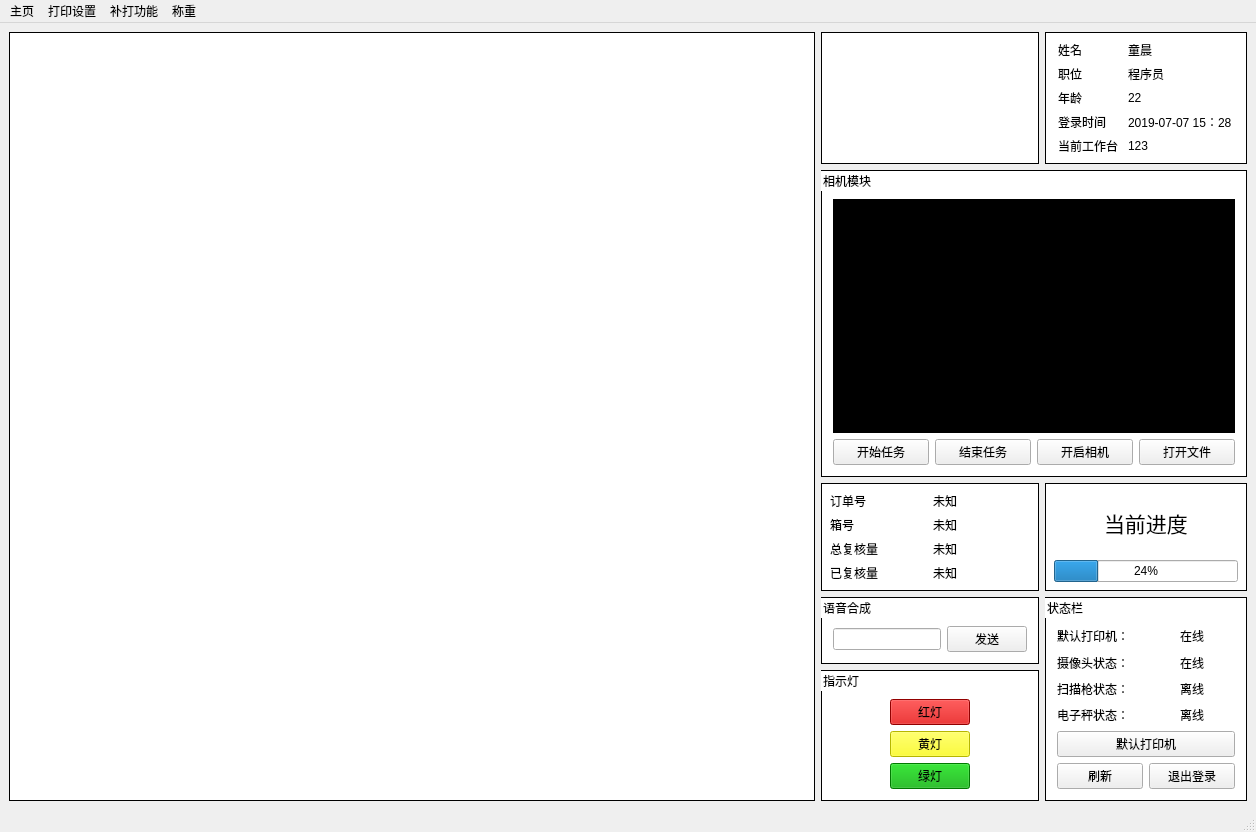
<?xml version="1.0" encoding="UTF-8"?>
<ui version="4.0">
 <class>MainWindow</class>
 <widget class="QMainWindow" name="MainWindow">
  <property name="geometry">
   <rect>
    <x>0</x>
    <y>0</y>
    <width>1256</width>
    <height>832</height>
   </rect>
  </property>
  <property name="windowTitle">
   <string>MainWindow</string>
  </property>
  <property name="styleSheet">
   <string notr="true">#work{
background:#fff;
border:1px solid #000;
}
#material{
background:#fff;
border:1px solid #000;
font:transparent
}
#process{
background:#fff;
border:1px solid #000;
font:transparent
}
#photo{
background:#fff;
border:1px solid #000;
}
#info{
background:#fff;
border:1px solid #000;
}
#video{
background:#000;
border:1px solid #000;
}
#videoWindow{
background:#fff;
border:1px solid #000;
}
#browserWindow{
background:#fff;
border:1px solid #000;
}
#orderInfo{
background:#fff;
border:1px solid #000;
}
#printer{
background:#fff;
border:1px solid #000;
}
#voice{
background:#fff;
border:1px solid #000;
}
#lights{
background:#fff;
border:1px solid #000;
}
#status{
background:#fff;
border:1px solid #000;
}
#redlight{
background:#cc0000;
}
#yellowlight{
background:#ffff00;
}
#greenlight{
background:#00AA00;
}
#stuffPhoto{
background:url(:/images/ivan1.jpg) no-repeat center center;
}
</string>
  </property>
  <widget class="QWidget" name="centralwidget">
   <layout class="QGridLayout" name="gridLayout">
    <item row="1" column="6" rowspan="3" colspan="2">
     <widget class="QGroupBox" name="videoWindow">
      <property name="sizePolicy">
       <sizepolicy hsizetype="Preferred" vsizetype="Preferred">
        <horstretch>0</horstretch>
        <verstretch>0</verstretch>
       </sizepolicy>
      </property>
      <property name="title">
       <string>相机模块</string>
      </property>
      <layout class="QGridLayout" name="gridLayout_3">
       <item row="1" column="3">
        <widget class="QPushButton" name="open">
         <property name="text">
          <string>打开文件</string>
         </property>
        </widget>
       </item>
       <item row="1" column="2">
        <widget class="QPushButton" name="live">
         <property name="text">
          <string>开启相机</string>
         </property>
        </widget>
       </item>
       <item row="1" column="0">
        <widget class="QPushButton" name="startM">
         <property name="text">
          <string>开始任务</string>
         </property>
        </widget>
       </item>
       <item row="1" column="1">
        <widget class="QPushButton" name="endM">
         <property name="text">
          <string>结束任务</string>
         </property>
        </widget>
       </item>
       <item row="0" column="0" colspan="4">
        <widget class="QLabel" name="video">
         <property name="sizePolicy">
          <sizepolicy hsizetype="Minimum" vsizetype="Minimum">
           <horstretch>0</horstretch>
           <verstretch>0</verstretch>
          </sizepolicy>
         </property>
         <property name="text">
          <string/>
         </property>
        </widget>
       </item>
      </layout>
     </widget>
    </item>
    <item row="6" column="6">
     <widget class="QGroupBox" name="lights">
      <property name="sizePolicy">
       <sizepolicy hsizetype="Preferred" vsizetype="Preferred">
        <horstretch>0</horstretch>
        <verstretch>0</verstretch>
       </sizepolicy>
      </property>
      <property name="title">
       <string>指示灯</string>
      </property>
      <layout class="QVBoxLayout" name="verticalLayout">
       <item alignment="Qt::AlignHCenter">
        <widget class="QPushButton" name="redlight">
         <property name="sizePolicy">
          <sizepolicy hsizetype="Preferred" vsizetype="Preferred">
           <horstretch>0</horstretch>
           <verstretch>0</verstretch>
          </sizepolicy>
         </property>
         <property name="text">
          <string>红灯</string>
         </property>
         <property name="checkable">
          <bool>true</bool>
         </property>
        </widget>
       </item>
       <item alignment="Qt::AlignHCenter">
        <widget class="QPushButton" name="yellowlight">
         <property name="sizePolicy">
          <sizepolicy hsizetype="Preferred" vsizetype="Preferred">
           <horstretch>0</horstretch>
           <verstretch>0</verstretch>
          </sizepolicy>
         </property>
         <property name="text">
          <string>黄灯</string>
         </property>
         <property name="checkable">
          <bool>true</bool>
         </property>
        </widget>
       </item>
       <item alignment="Qt::AlignHCenter">
        <widget class="QPushButton" name="greenlight">
         <property name="sizePolicy">
          <sizepolicy hsizetype="Preferred" vsizetype="Preferred">
           <horstretch>0</horstretch>
           <verstretch>0</verstretch>
          </sizepolicy>
         </property>
         <property name="text">
          <string>绿灯</string>
         </property>
         <property name="checkable">
          <bool>true</bool>
         </property>
        </widget>
       </item>
      </layout>
     </widget>
    </item>
    <item row="5" column="6">
     <widget class="QGroupBox" name="voice">
      <property name="sizePolicy">
       <sizepolicy hsizetype="Fixed" vsizetype="Fixed">
        <horstretch>0</horstretch>
        <verstretch>0</verstretch>
       </sizepolicy>
      </property>
      <property name="title">
       <string>语音合成</string>
      </property>
      <layout class="QGridLayout" name="gridLayout_8">
       <item row="0" column="0">
        <widget class="QLineEdit" name="input">
         <property name="sizePolicy">
          <sizepolicy hsizetype="Fixed" vsizetype="Fixed">
           <horstretch>0</horstretch>
           <verstretch>0</verstretch>
          </sizepolicy>
         </property>
        </widget>
       </item>
       <item row="0" column="1">
        <widget class="QPushButton" name="send">
         <property name="sizePolicy">
          <sizepolicy hsizetype="Fixed" vsizetype="Fixed">
           <horstretch>0</horstretch>
           <verstretch>0</verstretch>
          </sizepolicy>
         </property>
         <property name="text">
          <string>发送</string>
         </property>
        </widget>
       </item>
      </layout>
     </widget>
    </item>
    <item row="5" column="7" rowspan="2">
     <widget class="QGroupBox" name="status">
      <property name="sizePolicy">
       <sizepolicy hsizetype="Preferred" vsizetype="Preferred">
        <horstretch>0</horstretch>
        <verstretch>0</verstretch>
       </sizepolicy>
      </property>
      <property name="styleSheet">
       <string notr="true"/>
      </property>
      <property name="title">
       <string>状态栏</string>
      </property>
      <layout class="QGridLayout" name="gridLayout_2">
       <item row="2" column="0">
        <widget class="QLabel" name="cameraLabel">
         <property name="text">
          <string>摄像头状态：</string>
         </property>
        </widget>
       </item>
       <item row="1" column="0">
        <widget class="QLabel" name="printerLabel">
         <property name="text">
          <string>默认打印机：</string>
         </property>
        </widget>
       </item>
       <item row="3" column="0">
        <widget class="QLabel" name="gunLabel">
         <property name="text">
          <string>扫描枪状态：</string>
         </property>
        </widget>
       </item>
       <item row="4" column="0">
        <widget class="QLabel" name="scaleLabel">
         <property name="text">
          <string>电子秤状态：</string>
         </property>
        </widget>
       </item>
       <item row="6" column="0">
        <widget class="QPushButton" name="refresh">
         <property name="sizePolicy">
          <sizepolicy hsizetype="Preferred" vsizetype="Preferred">
           <horstretch>0</horstretch>
           <verstretch>0</verstretch>
          </sizepolicy>
         </property>
         <property name="text">
          <string>刷新</string>
         </property>
        </widget>
       </item>
       <item row="6" column="1">
        <widget class="QPushButton" name="logout">
         <property name="sizePolicy">
          <sizepolicy hsizetype="Preferred" vsizetype="Preferred">
           <horstretch>0</horstretch>
           <verstretch>0</verstretch>
          </sizepolicy>
         </property>
         <property name="text">
          <string>退出登录</string>
         </property>
        </widget>
       </item>
       <item row="5" column="0" colspan="2">
        <widget class="QPushButton" name="printerChange">
         <property name="text">
          <string>默认打印机</string>
         </property>
        </widget>
       </item>
       <item row="4" column="1" alignment="Qt::AlignHCenter">
        <widget class="QLabel" name="scaleStatus">
         <property name="sizePolicy">
          <sizepolicy hsizetype="Preferred" vsizetype="Preferred">
           <horstretch>0</horstretch>
           <verstretch>0</verstretch>
          </sizepolicy>
         </property>
         <property name="text">
          <string>离线</string>
         </property>
        </widget>
       </item>
       <item row="3" column="1" alignment="Qt::AlignHCenter">
        <widget class="QLabel" name="gunStatus">
         <property name="sizePolicy">
          <sizepolicy hsizetype="Preferred" vsizetype="Preferred">
           <horstretch>0</horstretch>
           <verstretch>0</verstretch>
          </sizepolicy>
         </property>
         <property name="text">
          <string>离线</string>
         </property>
        </widget>
       </item>
       <item row="2" column="1" alignment="Qt::AlignHCenter">
        <widget class="QLabel" name="cameraStatus">
         <property name="sizePolicy">
          <sizepolicy hsizetype="Preferred" vsizetype="Preferred">
           <horstretch>0</horstretch>
           <verstretch>0</verstretch>
          </sizepolicy>
         </property>
         <property name="text">
          <string>在线</string>
         </property>
        </widget>
       </item>
       <item row="1" column="1" alignment="Qt::AlignHCenter|Qt::AlignVCenter">
        <widget class="QLabel" name="printerStatus">
         <property name="sizePolicy">
          <sizepolicy hsizetype="Preferred" vsizetype="Preferred">
           <horstretch>0</horstretch>
           <verstretch>0</verstretch>
          </sizepolicy>
         </property>
         <property name="text">
          <string>在线</string>
         </property>
        </widget>
       </item>
      </layout>
     </widget>
    </item>
    <item row="0" column="1" rowspan="7" colspan="4">
     <widget class="QWidget" name="browserWindow" native="true"/>
    </item>
    <item row="0" column="7">
     <widget class="QWidget" name="info" native="true">
      <property name="sizePolicy">
       <sizepolicy hsizetype="Minimum" vsizetype="Fixed">
        <horstretch>0</horstretch>
        <verstretch>0</verstretch>
       </sizepolicy>
      </property>
      <layout class="QGridLayout" name="gridLayout_5">
       <item row="4" column="1">
        <widget class="QLabel" name="table">
         <property name="sizePolicy">
          <sizepolicy hsizetype="Fixed" vsizetype="Fixed">
           <horstretch>0</horstretch>
           <verstretch>0</verstretch>
          </sizepolicy>
         </property>
         <property name="text">
          <string>123</string>
         </property>
        </widget>
       </item>
       <item row="4" column="0">
        <widget class="QLabel" name="tableLabel">
         <property name="sizePolicy">
          <sizepolicy hsizetype="Fixed" vsizetype="Fixed">
           <horstretch>0</horstretch>
           <verstretch>0</verstretch>
          </sizepolicy>
         </property>
         <property name="text">
          <string>当前工作台</string>
         </property>
        </widget>
       </item>
       <item row="1" column="0">
        <widget class="QLabel" name="jobLabel">
         <property name="sizePolicy">
          <sizepolicy hsizetype="Fixed" vsizetype="Fixed">
           <horstretch>0</horstretch>
           <verstretch>0</verstretch>
          </sizepolicy>
         </property>
         <property name="text">
          <string>职位</string>
         </property>
        </widget>
       </item>
       <item row="3" column="1">
        <widget class="QLabel" name="loginTime">
         <property name="sizePolicy">
          <sizepolicy hsizetype="Fixed" vsizetype="Fixed">
           <horstretch>0</horstretch>
           <verstretch>0</verstretch>
          </sizepolicy>
         </property>
         <property name="text">
          <string>2019-07-07 15：28</string>
         </property>
        </widget>
       </item>
       <item row="1" column="1">
        <widget class="QLabel" name="job">
         <property name="sizePolicy">
          <sizepolicy hsizetype="Fixed" vsizetype="Fixed">
           <horstretch>0</horstretch>
           <verstretch>0</verstretch>
          </sizepolicy>
         </property>
         <property name="text">
          <string>程序员</string>
         </property>
        </widget>
       </item>
       <item row="3" column="0">
        <widget class="QLabel" name="timeLabel">
         <property name="sizePolicy">
          <sizepolicy hsizetype="Fixed" vsizetype="Fixed">
           <horstretch>0</horstretch>
           <verstretch>0</verstretch>
          </sizepolicy>
         </property>
         <property name="text">
          <string>登录时间</string>
         </property>
        </widget>
       </item>
       <item row="0" column="1">
        <widget class="QLabel" name="name">
         <property name="sizePolicy">
          <sizepolicy hsizetype="Fixed" vsizetype="Fixed">
           <horstretch>0</horstretch>
           <verstretch>0</verstretch>
          </sizepolicy>
         </property>
         <property name="text">
          <string>童晨</string>
         </property>
        </widget>
       </item>
       <item row="0" column="0">
        <widget class="QLabel" name="nameLabel">
         <property name="sizePolicy">
          <sizepolicy hsizetype="Fixed" vsizetype="Fixed">
           <horstretch>0</horstretch>
           <verstretch>0</verstretch>
          </sizepolicy>
         </property>
         <property name="text">
          <string>姓名</string>
         </property>
        </widget>
       </item>
       <item row="2" column="1">
        <widget class="QLabel" name="age">
         <property name="sizePolicy">
          <sizepolicy hsizetype="Fixed" vsizetype="Fixed">
           <horstretch>0</horstretch>
           <verstretch>0</verstretch>
          </sizepolicy>
         </property>
         <property name="text">
          <string>22</string>
         </property>
        </widget>
       </item>
       <item row="2" column="0">
        <widget class="QLabel" name="ageLabel">
         <property name="sizePolicy">
          <sizepolicy hsizetype="Fixed" vsizetype="Fixed">
           <horstretch>0</horstretch>
           <verstretch>0</verstretch>
          </sizepolicy>
         </property>
         <property name="text">
          <string>年龄</string>
         </property>
        </widget>
       </item>
      </layout>
     </widget>
    </item>
    <item row="0" column="6">
     <widget class="QWidget" name="photo" native="true">
      <property name="sizePolicy">
       <sizepolicy hsizetype="Preferred" vsizetype="Preferred">
        <horstretch>0</horstretch>
        <verstretch>0</verstretch>
       </sizepolicy>
      </property>
      <layout class="QVBoxLayout" name="verticalLayout_2">
       <item>
        <widget class="QLabel" name="stuffPhoto">
         <property name="sizePolicy">
          <sizepolicy hsizetype="Minimum" vsizetype="Minimum">
           <horstretch>0</horstretch>
           <verstretch>0</verstretch>
          </sizepolicy>
         </property>
         <property name="text">
          <string/>
         </property>
        </widget>
       </item>
      </layout>
     </widget>
    </item>
    <item row="4" column="6">
     <widget class="QWidget" name="orderInfo" native="true">
      <layout class="QGridLayout" name="gridLayout_4">
       <item row="0" column="1">
        <widget class="QLabel" name="orderkeyNum">
         <property name="text">
          <string>未知</string>
         </property>
        </widget>
       </item>
       <item row="1" column="1">
        <widget class="QLabel" name="expresskeyNum">
         <property name="text">
          <string>未知</string>
         </property>
        </widget>
       </item>
       <item row="2" column="1">
        <widget class="QLabel" name="totoalNum">
         <property name="text">
          <string>未知</string>
         </property>
        </widget>
       </item>
       <item row="0" column="0">
        <widget class="QLabel" name="orderkeyLabel">
         <property name="text">
          <string>订单号</string>
         </property>
        </widget>
       </item>
       <item row="1" column="0">
        <widget class="QLabel" name="expresskeyLabel">
         <property name="text">
          <string>箱号</string>
         </property>
        </widget>
       </item>
       <item row="2" column="0">
        <widget class="QLabel" name="totalLabel">
         <property name="text">
          <string>总复核量</string>
         </property>
        </widget>
       </item>
       <item row="3" column="0">
        <widget class="QLabel" name="doneLabel">
         <property name="text">
          <string>已复核量</string>
         </property>
        </widget>
       </item>
       <item row="3" column="1">
        <widget class="QLabel" name="doneNum">
         <property name="text">
          <string>未知</string>
         </property>
        </widget>
       </item>
      </layout>
     </widget>
    </item>
    <item row="4" column="7">
     <widget class="QWidget" name="process" native="true">
      <layout class="QGridLayout" name="gridLayout_6">
       <item row="1" column="0">
        <widget class="QProgressBar" name="progressBar">
         <property name="sizePolicy">
          <sizepolicy hsizetype="Preferred" vsizetype="Fixed">
           <horstretch>0</horstretch>
           <verstretch>0</verstretch>
          </sizepolicy>
         </property>
         <property name="value">
          <number>24</number>
         </property>
        </widget>
       </item>
       <item row="0" column="0" alignment="Qt::AlignHCenter">
        <widget class="QLabel" name="processLabel">
         <property name="font">
          <font>
           <pointsize>16</pointsize>
          </font>
         </property>
         <property name="text">
          <string>当前进度</string>
         </property>
        </widget>
       </item>
      </layout>
     </widget>
    </item>
   </layout>
  </widget>
  <widget class="QMenuBar" name="menubar">
   <property name="geometry">
    <rect>
     <x>0</x>
     <y>0</y>
     <width>1256</width>
     <height>26</height>
    </rect>
   </property>
   <widget class="QMenu" name="tsmiHomePage">
    <property name="title">
     <string>主页</string>
    </property>
    <addaction name="tsmi_homePage"/>
    <addaction name="actionforward"/>
    <addaction name="actionbackward"/>
   </widget>
   <widget class="QMenu" name="tsmiPrinterSet">
    <property name="title">
     <string>打印设置</string>
    </property>
    <addaction name="tsmiPrinter"/>
    <addaction name="tsmiPageset"/>
   </widget>
   <widget class="QMenu" name="tsmiRePrint">
    <property name="title">
     <string>补打功能</string>
    </property>
    <addaction name="tsmiReceiptLabel"/>
    <addaction name="tsmiB2Clist"/>
    <addaction name="tsmiB2BRePrint"/>
   </widget>
   <widget class="QMenu" name="tsmi_menu">
    <property name="title">
     <string>称重</string>
    </property>
    <addaction name="tsmi_weightconfig"/>
   </widget>
   <addaction name="tsmiHomePage"/>
   <addaction name="tsmiPrinterSet"/>
   <addaction name="tsmiRePrint"/>
   <addaction name="tsmi_menu"/>
  </widget>
  <widget class="QStatusBar" name="statusbar"/>
  <action name="actionrecord">
   <property name="text">
    <string>record</string>
   </property>
  </action>
  <action name="actionopen">
   <property name="text">
    <string>open</string>
   </property>
  </action>
  <action name="actionlive">
   <property name="text">
    <string>live</string>
   </property>
  </action>
  <action name="tsmiPrinter">
   <property name="text">
    <string>打印设置</string>
   </property>
  </action>
  <action name="tsmiPageset">
   <property name="text">
    <string>打印当前页面</string>
   </property>
  </action>
  <action name="tsmiReceiptLabel">
   <property name="text">
    <string>收货标签</string>
   </property>
  </action>
  <action name="tsmiB2Clist">
   <property name="text">
    <string>B2C清单</string>
   </property>
  </action>
  <action name="tsmiB2BRePrint">
   <property name="text">
    <string>B2B补打</string>
   </property>
  </action>
  <action name="tsmi_weightconfig">
   <property name="text">
    <string>配置</string>
   </property>
  </action>
  <action name="tsmi_homePage">
   <property name="text">
    <string>首页</string>
   </property>
  </action>
  <action name="actionforward">
   <property name="text">
    <string>前进</string>
   </property>
  </action>
  <action name="actionbackward">
   <property name="text">
    <string>返回</string>
   </property>
  </action>
 </widget>
 <resources>
  <include location="resource_main.qrc"/>
 </resources>
 <connections/>
</ui>
